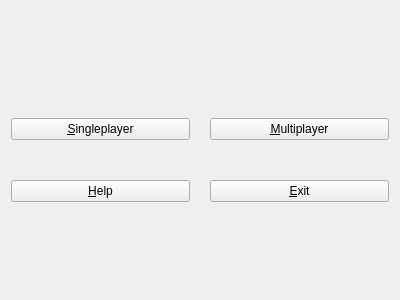
<?xml version="1.0" encoding="UTF-8"?>
<ui version="4.0">
 <class>Menu</class>
 <widget class="QFrame" name="Menu">
  <property name="geometry">
   <rect>
    <x>0</x>
    <y>0</y>
    <width>400</width>
    <height>300</height>
   </rect>
  </property>
  <property name="windowTitle">
   <string>Frame</string>
  </property>
  <layout class="QVBoxLayout" name="verticalLayout">
   <item>
    <spacer name="verticalSpacer_3">
     <property name="orientation">
      <enum>Qt::Vertical</enum>
     </property>
     <property name="sizeHint" stdset="0">
      <size>
       <width>20</width>
       <height>40</height>
      </size>
     </property>
    </spacer>
   </item>
   <item>
    <widget class="QLabel" name="label">
     <property name="text">
      <string/>
     </property>
     <property name="pixmap">
      <pixmap resource="Resources.qrc">:/Resources/textLogo.png</pixmap>
     </property>
    </widget>
   </item>
   <item>
    <layout class="QGridLayout" name="gridLayout">
     <property name="topMargin">
      <number>40</number>
     </property>
     <property name="bottomMargin">
      <number>40</number>
     </property>
     <property name="horizontalSpacing">
      <number>20</number>
     </property>
     <property name="verticalSpacing">
      <number>40</number>
     </property>
     <item row="0" column="0">
      <widget class="QPushButton" name="singlePlayerButton">
       <property name="text">
        <string>&amp;Singleplayer</string>
       </property>
      </widget>
     </item>
     <item row="0" column="1">
      <widget class="QPushButton" name="multiPlayerButton">
       <property name="text">
        <string>&amp;Multiplayer</string>
       </property>
      </widget>
     </item>
     <item row="1" column="0">
      <widget class="QPushButton" name="helpButton">
       <property name="text">
        <string>&amp;Help</string>
       </property>
      </widget>
     </item>
     <item row="1" column="1">
      <widget class="QPushButton" name="exitButton">
       <property name="text">
        <string>&amp;Exit</string>
       </property>
      </widget>
     </item>
    </layout>
   </item>
   <item>
    <spacer name="verticalSpacer_2">
     <property name="orientation">
      <enum>Qt::Vertical</enum>
     </property>
     <property name="sizeHint" stdset="0">
      <size>
       <width>20</width>
       <height>40</height>
      </size>
     </property>
    </spacer>
   </item>
  </layout>
 </widget>
 <resources>
  <include location="Resources.qrc"/>
 </resources>
 <connections/>
</ui>
